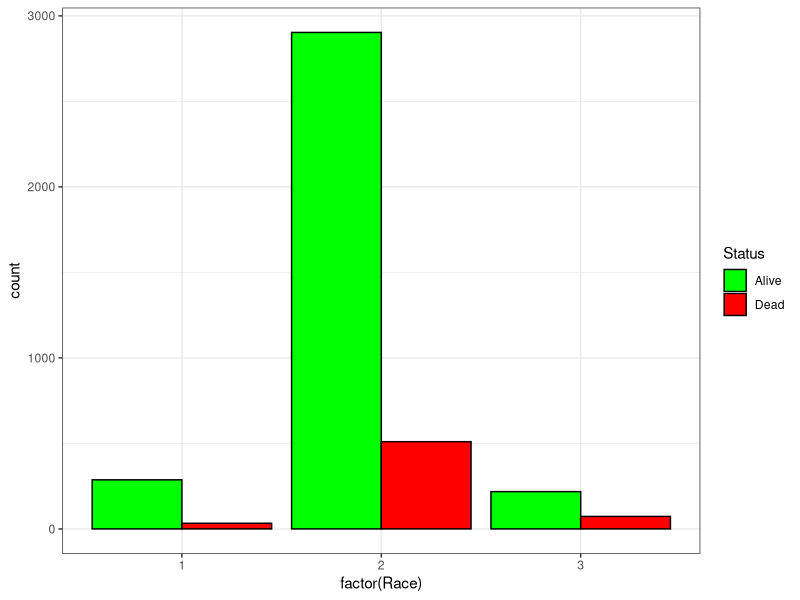

Recreate this plot in R.
library(ggplot2)
library(caTools)
library(randomForest)
library(dplyr)
df <- read.csv("FinalSEERDatasetForMinor.csv",stringsAsFactors = FALSE)
df$Status <- as.factor(df$Status)

race.plot <- ggplot(df,aes(x=factor(Race))) + geom_bar(aes(fill=Status),color='black',
                                                         position='dodge') + theme_bw() +
  scale_fill_manual(values = c("green","red"))

#TRAIN-TEST SPLIT
set.seed(101)
sample <- sample.split(df$Status,SplitRatio = 0.95)

train <- subset(df,sample == T)
test <- subset(df,sample == F)

rf.model <- randomForest(Status ~ T.Stage+N.Stage+Stage.Cancer+Grade+Tumor.Size,data = train,importance=TRUE)

rf.preds <- predict(rf.model,test)

table(rf.preds,test$Status)
